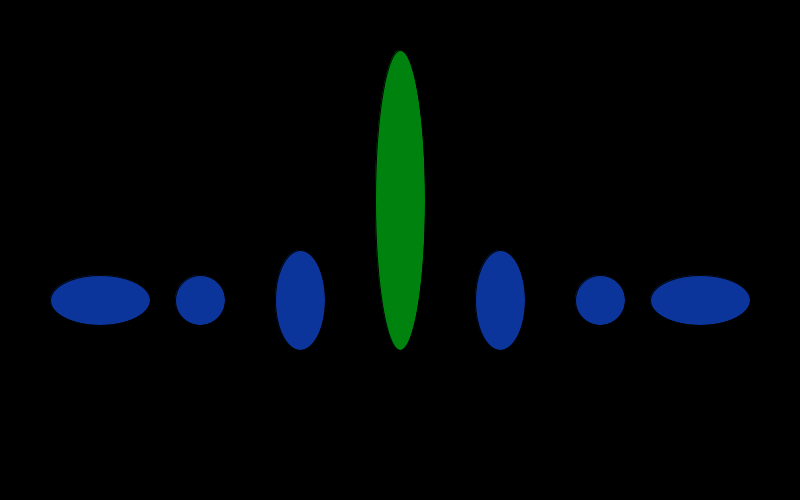
Frame 1 (no input)
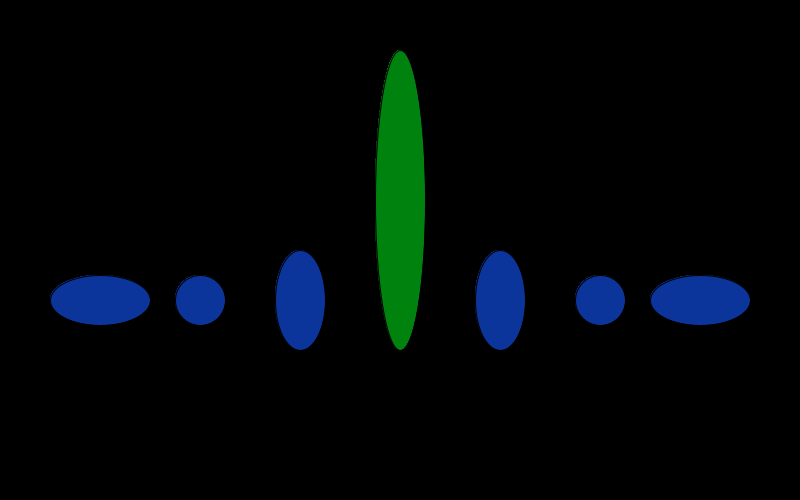
Frame 60 (the mouse pressed at the canvas centre just before this capture)
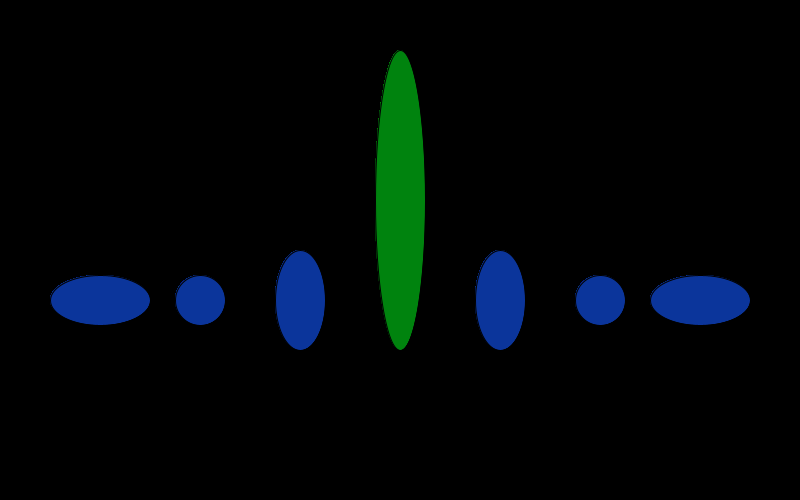
Frame 120 (the mouse held since frame 60 and released just before this capture)

The Processing sketch that drew these frames (run headless with seeded random() and noise(); from frame 60 on, the mouse is pressed at the canvas centre):

// Processing sketch: processing_85785
// ── processing_85785.pde

void setup(){
 size(800,500);
 background(0);
}
void draw(){
  fill(11,53,155);
  ellipse(100,300,100,50);
  ellipse(200,300,50,50);
  ellipse(300,300,50,100);
  ellipse(500,300,50,100);
  ellipse(600,300,50,50);
  ellipse(700,300,100,50);
  fill(0,131,14);
  ellipse(400,200,50,300);
}
